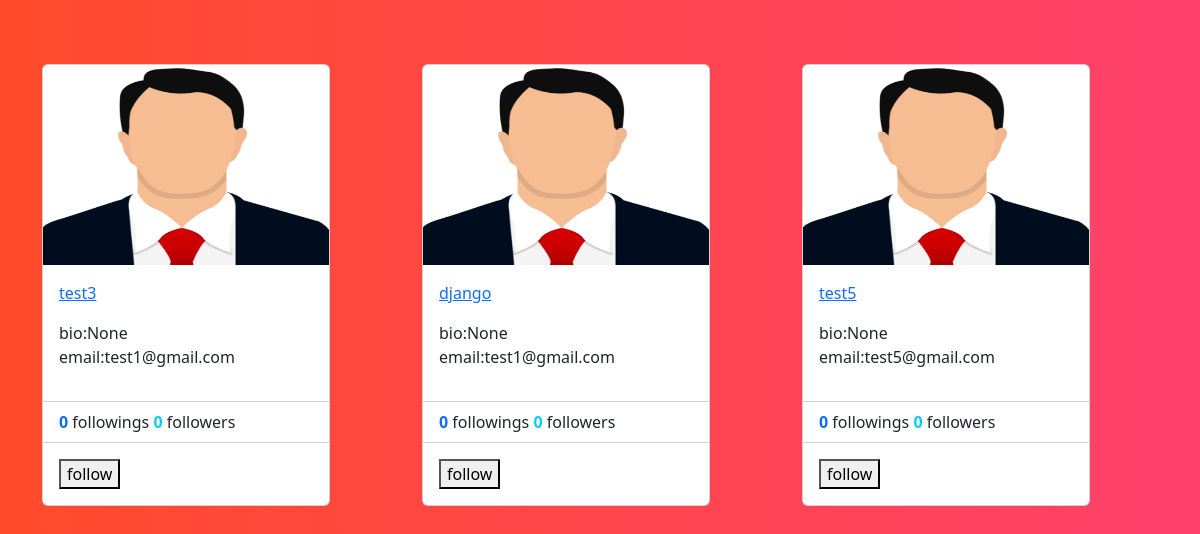
Before: /profile/all (signed in) with the older database file.
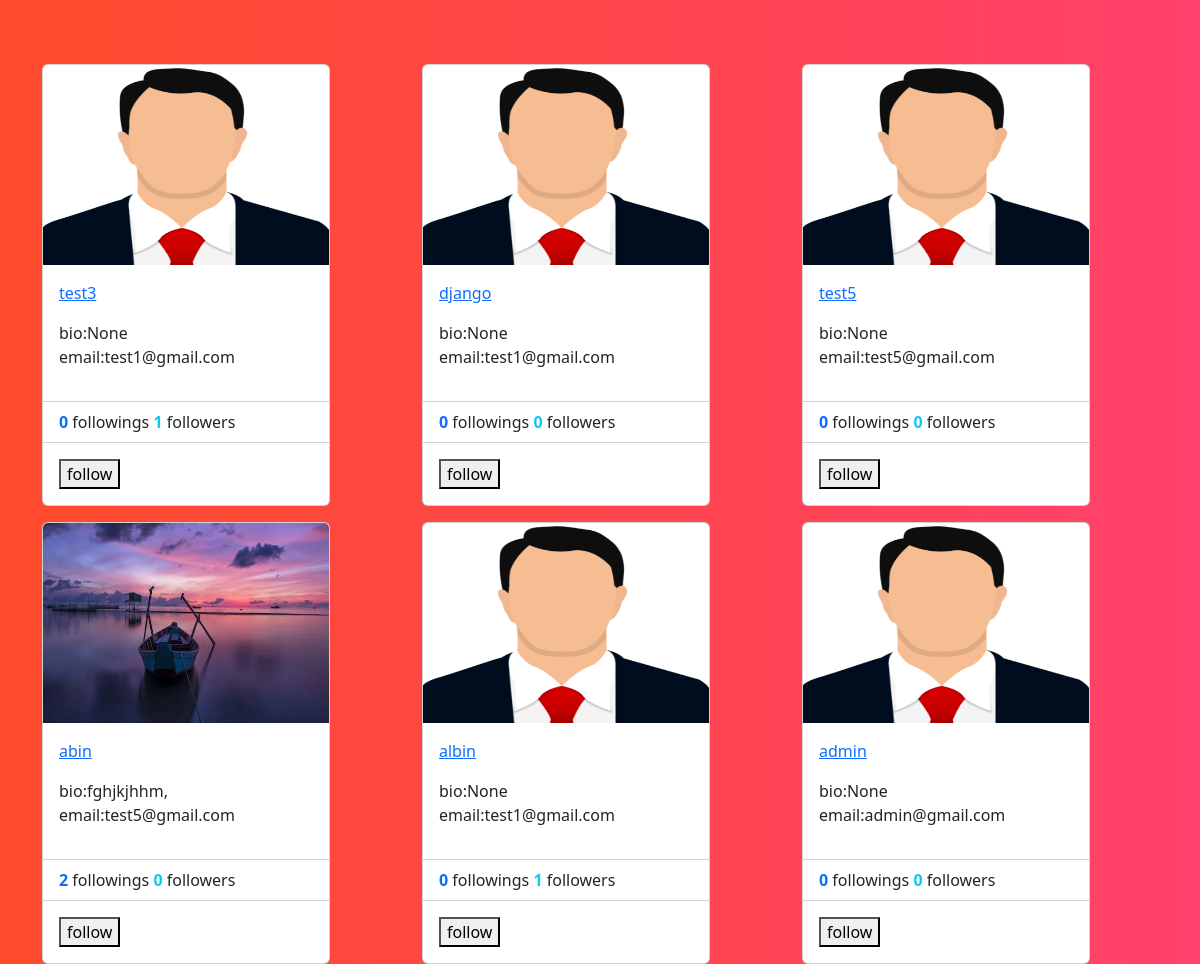
After: the same page with the newer database file.
### socialapp/models.py (models this page shows)
class UserProfile(models.Model):
    user=models.OneToOneField(User,on_delete=models.CASCADE,related_name="profile")
    address=models.CharField(max_length=200,null=True)
    phone=models.CharField(max_length=200,null=True)
    profile_pic=models.ImageField(upload_to="profilepics",null=True,blank=True)
    dob=models.DateField(null=True)
    bio=models.CharField(max_length=200,null=True)
    following=models.ManyToManyField("self",related_name="followed_by",symmetrical=False,null=True)
    block=models.ManyToManyField("self",related_name="blocked",symmetrical=False,null=True)
    def __str__(self):
        return self.user.username

### socialapp/views.py (the view)
# urls.py: path('profile/all',views.ProfileListView.as_view(),name="profile_list"),
@method_decorator(decs,name="dispatch")
class ProfileListView(View):
    def get(self,request,*args,**kwargs):
        qs=UserProfile.objects.all().exclude(user=request.user)
        return render(request,"profile_list.html",{"data":qs})

### socialapp/templates/profile_list.html (shortened to what this page needs)
<!DOCTYPE html>
{%load static%}
<html lang="en">
<head>
    <link href="https://cdn.jsdelivr.net/npm/bootstrap@5.3.2/dist/css/bootstrap.min.css" rel="stylesheet">
</head>
<body style="background: #FF416C;
background: -webkit-linear-gradient(to right, #FF4B2B, #FF416C);
background: linear-gradient(to right, #FF4B2B, #FF416C);">
<div class="container">
    <div class="row mt-5">
        {%for profile in data%}
            <div class="col-4 mt-3">
                <div class="card" style="width: 18rem;">
                    {%if profile.profile_pic%}
                    <img src="{{profile.profile_pic.url}}" class="card-img-top" alt="..." height="200px">
                    {%else%}
                    <img src="{%static 'social/images/profilepic.png'%}" class="card-img-top" alt="..." height="200px">
                    {%endif%}
                    <div class="card-body">
                        <a href="{%url 'profile_details' profile.id %}">{{profile}}</a>
                      <p class="card-text">
                        <div>
                            bio:{{profile.bio}}
                        </div>
                       <div>
                        email:{{profile.user.email}}
                       </div>
                      </p>
                    </div>
                    <ul class="list-group list-group-flush">
                      <li class="list-group-item">
                       <span class="fw-bold text-primary"> {{profile.following.count}}</span> followings
                       <span class="fw-bold text-info">  {{profile.followed_by.count}}</span> followers </li>
                    </ul>
                    <div class="card-body">
                      <form action="{%url 'follow' profile.id %}" method="post">
                        {%if profile in request.user.profile.following.all %}
                          <button type="submit" name="action" value="unfollow">unfollow</button>
                        {%else%}
                          <button type="submit" name="action" value="follow">follow</button>
                        {%endif%}
                      </form>
                    </div>
                  </div>
            </div>
        {%endfor%}
    </div>
</div>
</body>
</html>

Changed rows visible on the page:
computed for UserProfile "test3": followed_by.count "0" → "1"
added UserProfile: profile_pic (picture), user.username "abin", bio "fghjkjhhm,", user.email "test5@gmail.com", following.count "2", followed_by.count "0"
added UserProfile: user.username "albin", bio "None", user.email "test1@gmail.com", following.count "0", followed_by.count "1"
added UserProfile: user.username "admin", bio "None", user.email "admin@gmail.com", following.count "0", followed_by.count "0"
